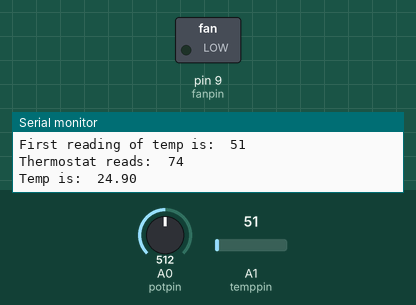
Bench run of a sketch on a simulated Arduino Uno, built with avr-gcc and run on an emulated ATmega328P. Parts: switched loads named in the sketch (green lamp = pin HIGH), the last lines printed to the serial monitor. The test bench sets the inputs (shaded band); at power-on: A1 (temppin) = 51, A0 (potpin) = 512.

Above: at 1.2 s.
1.3 s: A1 (temppin) set to 145
2.8 s: A1 (temppin) set to 166
At 4.0 s:
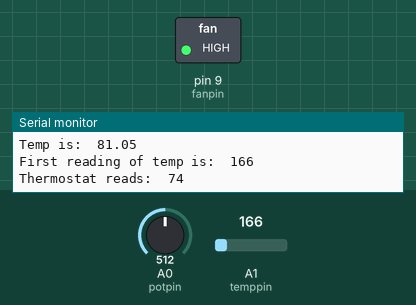
4.3 s: A1 (temppin) set to 112
At 5.3 s:
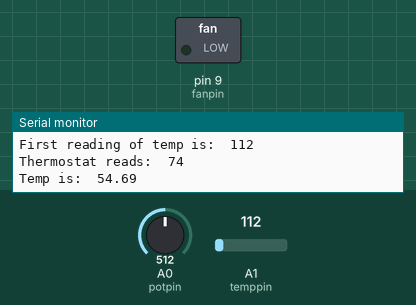
7.3 s: A1 (temppin) set to 163
At 8.7 s:
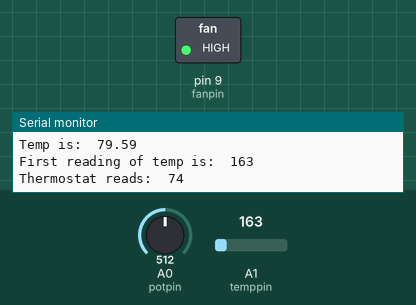
Timing chart, 0 to 9.9 s (numbered marks = the images above; inputs shaded):
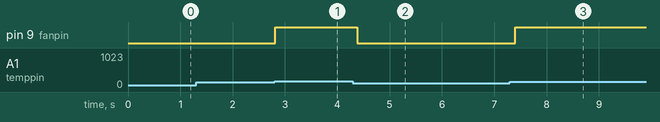

The sketch:

Project_Thermostat.ino
```cpp
// Visit www.makexchange.com for exciting new coding projects
// and to expand your inventing skills and knowledge.

/*
 Using a potentiometer coupled with a temperature sensor to
 create a thermostat.

 The potentiometer allows the user to set the temperature at
 which the fan should be turned on.

*/

int potpin = 0;  // Anaolog pin 0 measures potentiometer voltage
int temppin = 1;  // Analog pin 1 measures the temperature sensor voltage.
int fanpin = 9;  // Digital pin #9 turns the fan on or off
int thermostat_val;    // stores position of the thermostat
int temp_sensor;  // stores the analog reading from the temperature sensor.
                  // this is an integer because the value read from the analog pin will
                  // always be a whole number between the values of 0 and 1023.

float temperature; // stores the actual temperature. We use float because this number
                   // will include a decimal place like 68.56-degrees.
                   // remember that int is for integer, which is a whole number like 68, 69, or 70.

void setup() {
  pinMode(fanpin, OUTPUT);
  Serial.begin(9600);
}

void loop() {
  thermostat_val = analogRead(potpin);            // read the value of the potentiometer (value between 0 and 1023)
  temp_sensor = analogRead(temppin);          // read the value of the temperature sensor
  Serial.print("First reading of temp is:  "); Serial.print(temp_sensor); Serial.print("\n");


  thermostat_val = map(thermostat_val, 0, 1023, 58, 90);     // scale it to use it with the servo (value between 58-degrees and 90-degrees)

  //Convert the analog pin output for the temperature sensor to degrees F
  temperature = temp_sensor * 5;  //
  temperature = temperature/1024*100;


  Serial.print("Thermostat reads:  "); Serial.print(thermostat_val); Serial.print("\n");
  Serial.print("Temp is:  "); Serial.print(temperature); Serial.print("\n");

  if (thermostat_val < temperature){    // Turn on the fan if the temperature
    digitalWrite(fanpin, HIGH);             // gets hotter than the thermostat setting.
  }
  else {
    digitalWrite(fanpin, LOW);
  }
  delay(100);
}
```

Measured:
- the behaviour switches between 151 and 152 on A1 (temppin) (found by bisection; images 0 and 1)
- after the input at 2.8 s, pin 9 (fanpin): LOW → HIGH at once
- after the input at 4.3 s, pin 9 (fanpin): HIGH → LOW after 0.08 s
- after the input at 7.3 s, pin 9 (fanpin): LOW → HIGH after 0.11 s
